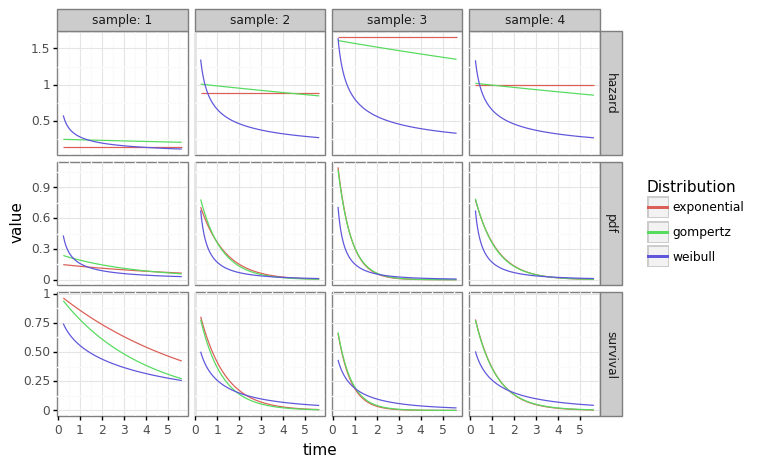

Python code for this plot:
"""
Show how to fit a regularized model on a toy dataset
"""

# Load modules
import numpy as np
import pandas as pd
import plotnine as pn
from scipy import stats
from paranet.models import parametric

# (i) Create a toy dataset
n, p, seed = 100, 5, 2
x = stats.norm().rvs([n,p],seed)
shape = 2
b0 = 0.25
beta = stats.norm(scale=0.5).rvs([p,1],seed)
eta = x.dot(beta).flatten() + b0
scale = np.exp(eta)
t = (-np.log(stats.uniform().rvs(n,seed))/scale)**(1/shape)
d = np.ones(n)

# (ii) Fit the (unregularized) model
mdl = parametric(dist=['exponential', 'weibull', 'gompertz'], x=x, t=t, d=d, scale_t=False, scale_t=False)
mdl.fit()

# (iii) Plot the individual survival, hazard, and density functions for five "new" observations
n_points = 100
n_new = 4
t_range = np.exp(np.linspace(np.log(0.25), np.log(t.max()), n_points))
x_new = stats.norm().rvs([n_new,p],seed)

# We can at look at the hazard for first out-of-sample individual
# Notice that for the exponential distribution (first column) the hazard is independent of time which is as expected
print(mdl.hazard(t_range, x_new[[0]]))

# We can then comprehensively calculate this for each method
methods = ['hazard', 'survival', 'pdf']
holder = []
for j in range(n_new):
    x_j = np.tile(x_new[[j]],[n_points,1])
    for method in methods:
        res_j = getattr(mdl, method)(t_range, x_j)
        res_j = pd.DataFrame(res_j, columns = mdl.dist).assign(time=t_range,method=method, sample=j+1)
        holder.append(res_j)

# Plot the results
res = pd.concat(holder).melt(['sample','time','method'],None,'dist')

gg_res = (pn.ggplot(res, pn.aes(x='time', y='value', color='dist')) + 
    pn.theme_bw() + pn.geom_line() + 
    pn.scale_color_discrete(name='Distribution') + 
    pn.facet_grid('method~sample',scales='free',labeller=pn.labeller(sample=pn.label_both)))
import os
gg_res.save(os.path.join(os.getcwd(),'examples','basic_usage.png'), width=7, height=5)
